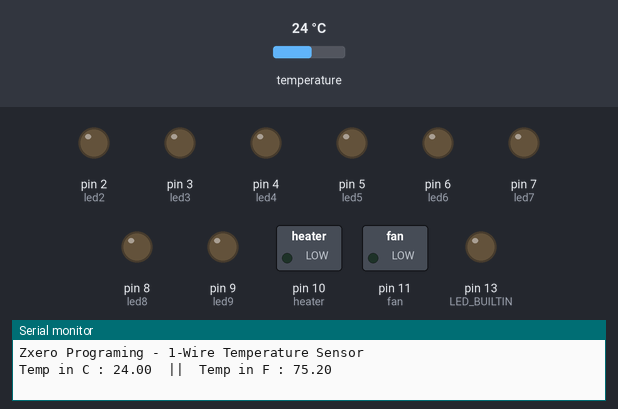
Recording of a sketch running on a simulated Arduino Uno, built with avr-gcc and run on an emulated ATmega328P. Shown: switched loads named in the sketch (green lamp = pin HIGH), output pins drawn as LEDs (lit = HIGH), the last lines printed to the serial monitor. Inputs (shaded band) come from the test bench; at power-on: temperature 24 °C.

Above: at 0.9 s.
At 27.92 s:
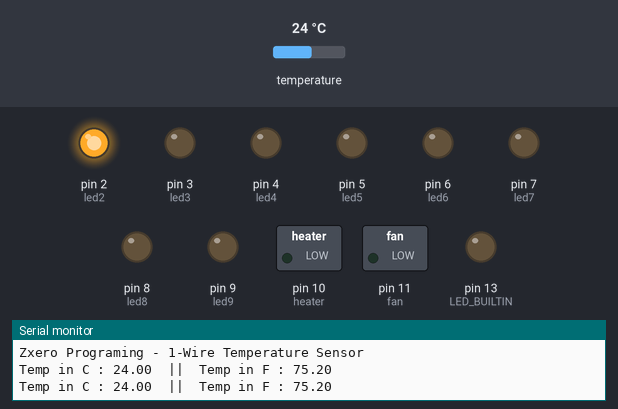
Timing chart, 0 to 28.2 s (numbered marks = the images above):
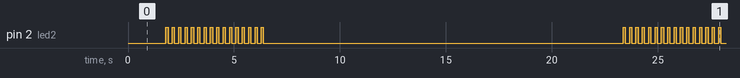

The sketch:

LatestCode.ino
```cpp
/* This Code is Written by ZXERO Programming */

/* Below are the Libraries Required */
#include <OneWire.h>
#include <DallasTemperature.h>

float ctemp = 0.0;                              /* variable to store measured Celsius temperature */
float ftemp = 0.0;                              /* variable to store measured Celsius temperature */
int oneWireBus = 12;                            /* 1-wire Pin */
OneWire oneWire(oneWireBus);                    /* 1-wire instance on the oneWireBus pin */
DallasTemperature sensors(&oneWire);            /* give the OneWire instance as Parameter to DallasTemperature Library */

/* The Modified Code */
const int led2=2, led3=3, led4=4, led5=5, led6=6, led7=7, led8=8, led9=9;
const int heater=10;
const int fan=11;

void setup(void) {
  pinMode(LED_BUILTIN, OUTPUT);                 /* This Step Initisalises the LED_BUILTIN as Output */
  //digitalWrite(LED_BUILTIN, HIGH);            /*    This Makes Sure the LED is Turned OFF (Low) When the Program Starts */

  pinMode(led2, OUTPUT);
  pinMode(led3, OUTPUT);
  pinMode(led4, OUTPUT);
  pinMode(led5, OUTPUT);
  pinMode(led6, OUTPUT);
  pinMode(led7, OUTPUT);
  pinMode(led8, OUTPUT);
  pinMode(led9, OUTPUT);
  pinMode(heater, OUTPUT);
  pinMode(fan, OUTPUT);

  Serial.begin(9600);                           /* This Step Initialises the Serial Monitor */
  Serial.println("Zxero Programing - 1-Wire Temperature Sensor"); /* This Prints a Message on the Serial Monitor */
  sensors.begin();                              /* This Starts Reading the Sensor */
}

 // repeat infinitely
void loop(void) {
  sensors.requestTemperatures();                /* Read the temperature of all 1-wire sensors connected to the 1-wire bus */
  ctemp = sensors.getTempCByIndex(0);           /* Get the Temperature of the First Sensor in Celcius (list starts with 0) */
  ftemp = sensors.getTempFByIndex(0);           /* Get the Temperature of the First Sensor in Fahranheit (list starts with 0) */
  Serial.print("Temp in C : ");             /* Prints Message without a Newline */
  Serial.print(ctemp);                         /* Print the Temperature with a Newline as it has ln after Serial.print in this line */
  Serial.print("  ||  Temp in F : ");
  Serial.println(ftemp);
  delay(1000);                                 /* Pause 1000 millisecond = 1 second */

  if(ctemp>1 && ctemp<=34.5) /* +2 Pin Code - Special Blink Code */
      {digitalWrite(led2, HIGH); delay(100); digitalWrite(led2, LOW); delay(200);
       digitalWrite(led2, HIGH); delay(100); digitalWrite(led2, LOW); delay(200);
       digitalWrite(led2, HIGH); delay(100); digitalWrite(led2, LOW); delay(200);
       digitalWrite(led2, HIGH); delay(100); digitalWrite(led2, LOW); delay(200);
       digitalWrite(led2, HIGH); delay(100); digitalWrite(led2, LOW); delay(200);
       digitalWrite(led2, HIGH); delay(100); digitalWrite(led2, LOW); delay(200);
       digitalWrite(led2, HIGH); delay(100); digitalWrite(led2, LOW); delay(200);
       digitalWrite(led2, HIGH); delay(100); digitalWrite(led2, LOW); delay(200);
       digitalWrite(led2, HIGH); delay(100); digitalWrite(led2, LOW); delay(200);
       digitalWrite(led2, HIGH); delay(100); digitalWrite(led2, LOW); delay(200);
       digitalWrite(led2, HIGH); delay(100); digitalWrite(led2, LOW); delay(200);
       digitalWrite(led2, HIGH); delay(100); digitalWrite(led2, LOW); delay(200);
       digitalWrite(led2, HIGH); delay(100); digitalWrite(led2, LOW); delay(200);
       digitalWrite(led2, HIGH); delay(100); digitalWrite(led2, LOW); delay(200);
       digitalWrite(led2, HIGH); delay(100); digitalWrite(led2, LOW); delay(200);
       digitalWrite(led2, HIGH); delay(100); digitalWrite(led2, LOW); delay(200);} else digitalWrite(led2, LOW);
  if(ctemp>40.0 && ctemp<=52.5) /* +9 Pin Code - Special Blink Code */
      {digitalWrite(led9, HIGH); delay(100); digitalWrite(led9, LOW); delay(200);
       digitalWrite(led9, HIGH); delay(100); digitalWrite(led9, LOW); delay(200);
       digitalWrite(led9, HIGH); delay(100); digitalWrite(led9, LOW); delay(200);
       digitalWrite(led9, HIGH); delay(100); digitalWrite(led9, LOW); delay(200);
       digitalWrite(led9, HIGH); delay(100); digitalWrite(led9, LOW); delay(200);
       digitalWrite(led9, HIGH); delay(100); digitalWrite(led9, LOW); delay(200);
       digitalWrite(led9, HIGH); delay(100); digitalWrite(led9, LOW); delay(200);
       digitalWrite(led9, HIGH); delay(100); digitalWrite(led9, LOW); delay(200);
       digitalWrite(led9, HIGH); delay(100); digitalWrite(led9, LOW); delay(200);
       digitalWrite(led9, HIGH); delay(100); digitalWrite(led9, LOW); delay(200);
       digitalWrite(led9, HIGH); delay(100); digitalWrite(led9, LOW); delay(200);
       digitalWrite(led9, HIGH); delay(100); digitalWrite(led9, LOW); delay(200);
       digitalWrite(led9, HIGH); delay(100); digitalWrite(led9, LOW); delay(200);
       digitalWrite(led9, HIGH); delay(100); digitalWrite(led9, LOW); delay(200);
       digitalWrite(led9, HIGH); delay(100); digitalWrite(led9, LOW); delay(200);
       digitalWrite(led9, HIGH); delay(100); digitalWrite(led9, LOW); delay(200);} else digitalWrite(led9, LOW);
  if(ctemp>34.5 && ctemp<=35.5) digitalWrite(led2, HIGH); else digitalWrite(led2, LOW); /* 2 Pin Code */
  if(ctemp>35.5 && ctemp<=36.0) digitalWrite(led3, HIGH); else digitalWrite(led3, LOW); /* 3 Pin Code */
  if(ctemp>36.0 && ctemp<=36.5) digitalWrite(led4, HIGH); else digitalWrite(led4, LOW); /* 4 Pin Code */
  if(ctemp>36.5 && ctemp<=37.0) digitalWrite(led5, HIGH); else digitalWrite(led5, LOW); /* 5 Pin Code */
  if(ctemp>37.0 && ctemp<=37.5) digitalWrite(led6, HIGH); else digitalWrite(led6, LOW); //Normal - 27 /* 6 Code */
  if(ctemp>37.5 && ctemp<=38.0) digitalWrite(led7, HIGH); else digitalWrite(led7, LOW); //Normal - 28 /* 7 Code */
  if(ctemp>38.0 && ctemp<=39.0) digitalWrite(led8, HIGH); else digitalWrite(led8, LOW); /* 8 Pin Code */
  if(ctemp>39.0 && ctemp<=40.0) digitalWrite(led9, HIGH); else digitalWrite(led9, LOW); /* 9 Pin Code */


  /* EGG requires 37.5 Degrees Celsius(or 99.5 Degrees Fahranheit)  --code-now-->  27.5 Degrees Celsius(or 81.5 Degrees Fahranheit) */
  if(ctemp<=37.50) digitalWrite(heater, LOW); else digitalWrite(heater, HIGH);
  if(ctemp<=37.50) digitalWrite(fan, LOW); else digitalWrite(fan, HIGH);
  delay(15000);


}
```

Measured:
- by itself, pin 2 (led2): repeats every 21.6 s: HIGH 0.10 s, LOW 17.0 s, 15 × (HIGH 0.10 s, LOW 0.20 s)
- by itself, everything shown: repeats every 21.6 s, in 32 steps
